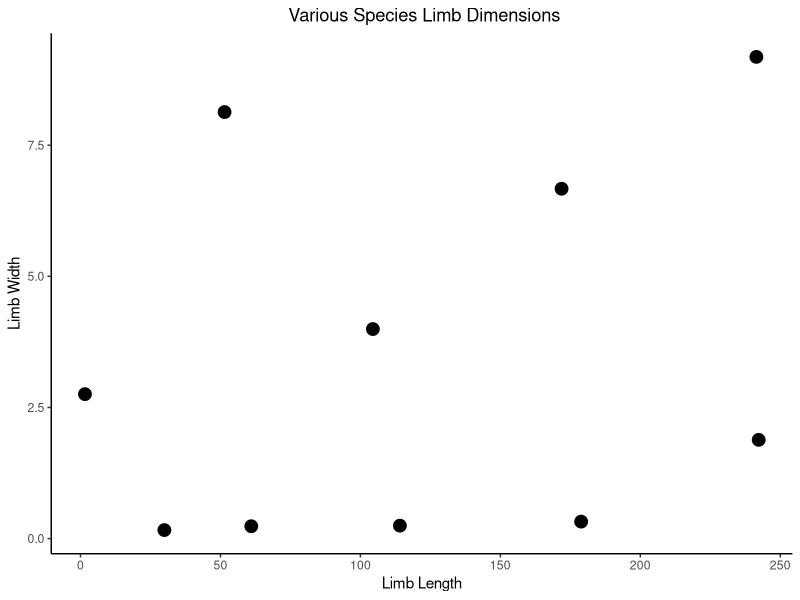

R code for this plot:
getwd()
MyData <- read.csv("measurements.csv", header=T)

Limb.width <- ifelse(MyData$UnitsW == "cm", 1, 0.1)*MyData$Limb.Width

Limb.Length <- ifelse(MyData$UnitsL == "cm", 1, 0.1)*MyData$Limb.Length

Volume <- (pi*(Limb.width/2)^2)*Limb.Length

MyData <- data.frame(MyData, Volume)

library(ggplot2)

ggplot(data = MyData, aes(x=Limb.Length, y=Limb.width)) +
         geom_point(size = 4) + theme_classic() + 
  ggtitle(" Various Species Limb Dimensions") + theme(plot.title = element_text(hjust = 0.5)) +
  labs(x = "Limb Length", y = "Limb Width") 
  
